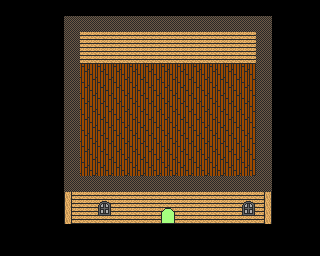

This game map was drawn from its Tiled (.tmx) file and the tilesets committed beside it. A one-line description and the trimmed map source follow:
An orthogonal 20x16 tile map with 16x16 px tiles, 5 tile layers (Copy of Floor, Floor, Walls, Top Walls, ...) and 3 objects (NPC, exit, entrance).

<map version="1.0" orientation="orthogonal" renderorder="right-down" width="20" height="16" tilewidth="16" tileheight="16" nextobjectid="19">
 <tileset firstgid="1" name="tiles_inner" tilewidth="16" tileheight="16" tilecount="256" columns="16">
  <image source="../../images/tiles/tiles_inner.png" width="256" height="256" />
 </tileset>
 <objectgroup name="Objects" visible="0">
  <object id="9" name="npc" type="NPC" x="160" y="112" width="16" height="16">
   <properties>
    <property name="facing" type="int" value="1" />
    <property name="lineNum" type="int" value="11" />
    <property name="name" value="npc" />
    <property name="species" type="int" value="2" />
   </properties>
  </object>
  <object id="16" name="0" type="exit" x="160" y="208" width="16" height="16">
   <properties>
    <property name="nextlevel" value="frogpond.tmx" />
    <property name="nextlevelentrance" type="int" value="3" />
   </properties>
  </object>
  <object id="8" name="0" type="entrance" x="160" y="208" width="16" height="16">
   <properties>
    <property name="playerfacing" value="N" />
   </properties>
  </object>
 </objectgroup>
 <layer name="Copy of Floor" width="20" height="16">
  <properties>
   <property name="edgeExitNextEntID" type="int" value="0" />
   <property name="edgeExitNextMapName" value="worldmap.tmx" />
   <property name="tileset" value="tiles_inner" />
  </properties>
  <data>[320 cells, 162 non-empty, 2 distinct tile ids]</data>
 </layer>
 <layer name="Floor" width="20" height="16">
  <properties>
   <property name="edgeExitNextEntID" type="int" value="0" />
   <property name="edgeExitNextMapName" value="worldmap.tmx" />
   <property name="tileset" value="tiles_inner" />
  </properties>
  <data>[320 cells, 1 non-empty, 1 distinct tile ids]</data>
 </layer>
 <layer name="Walls" width="20" height="16">
  <properties>
   <property name="collidable" value="true" />
   <property name="tileset" value="tiles_inner" />
  </properties>
  <data>[320 cells, 90 non-empty, 10 distinct tile ids]</data>
 </layer>
 <layer name="Top Walls" width="20" height="16">
  <properties>
   <property name="tileset" value="tiles_inner" />
  </properties>
  <data>[320 cells, 0 non-empty, 0 distinct tile ids]</data>
 </layer>
 <layer name="Overhead" width="20" height="16">
  <properties>
   <property name="overhead" value="true" />
   <property name="tileset" value="tiles_inner" />
  </properties>
  <data>[320 cells, 2 non-empty, 2 distinct tile ids]</data>
 </layer>
</map>
